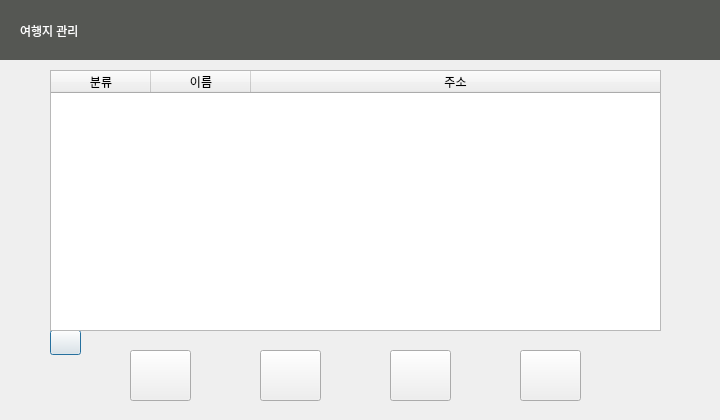
<?xml version="1.0" encoding="UTF-8"?>
<ui version="4.0">
 <class>tour</class>
 <widget class="QDialog" name="tour">
  <property name="geometry">
   <rect>
    <x>0</x>
    <y>0</y>
    <width>720</width>
    <height>420</height>
   </rect>
  </property>
  <property name="windowTitle">
   <string>Dialog</string>
  </property>
  <widget class="QPushButton" name="remove_btn">
   <property name="geometry">
    <rect>
     <x>260</x>
     <y>350</y>
     <width>61</width>
     <height>51</height>
    </rect>
   </property>
   <property name="acceptDrops">
    <bool>false</bool>
   </property>
   <property name="styleSheet">
    <string notr="true"/>
   </property>
   <property name="text">
    <string/>
   </property>
   <property name="icon">
    <iconset resource="img.qrc">
     <normaloff>:/new/prefix1/img/delete.png</normaloff>:/new/prefix1/img/delete.png</iconset>
   </property>
   <property name="iconSize">
    <size>
     <width>50</width>
     <height>50</height>
    </size>
   </property>
   <property name="shortcut">
    <string notr="true"/>
   </property>
   <property name="autoRepeat">
    <bool>false</bool>
   </property>
   <property name="autoExclusive">
    <bool>true</bool>
   </property>
   <property name="autoDefault">
    <bool>false</bool>
   </property>
  </widget>
  <widget class="QPushButton" name="refresh_btn">
   <property name="geometry">
    <rect>
     <x>50</x>
     <y>330</y>
     <width>31</width>
     <height>25</height>
    </rect>
   </property>
   <property name="text">
    <string/>
   </property>
   <property name="icon">
    <iconset resource="img.qrc">
     <normaloff>:/new/prefix1/img/refresh.png</normaloff>:/new/prefix1/img/refresh.png</iconset>
   </property>
  </widget>
  <widget class="QPushButton" name="add_btn">
   <property name="geometry">
    <rect>
     <x>130</x>
     <y>350</y>
     <width>61</width>
     <height>51</height>
    </rect>
   </property>
   <property name="acceptDrops">
    <bool>false</bool>
   </property>
   <property name="styleSheet">
    <string notr="true"/>
   </property>
   <property name="text">
    <string/>
   </property>
   <property name="icon">
    <iconset resource="img.qrc">
     <normaloff>:/new/prefix1/img/plus.png</normaloff>:/new/prefix1/img/plus.png</iconset>
   </property>
   <property name="iconSize">
    <size>
     <width>50</width>
     <height>50</height>
    </size>
   </property>
   <property name="shortcut">
    <string notr="true"/>
   </property>
   <property name="autoRepeat">
    <bool>false</bool>
   </property>
   <property name="autoExclusive">
    <bool>true</bool>
   </property>
   <property name="autoDefault">
    <bool>false</bool>
   </property>
  </widget>
  <widget class="QTableWidget" name="table">
   <property name="geometry">
    <rect>
     <x>50</x>
     <y>70</y>
     <width>611</width>
     <height>261</height>
    </rect>
   </property>
   <property name="maximumSize">
    <size>
     <width>611</width>
     <height>261</height>
    </size>
   </property>
   <property name="rowCount">
    <number>0</number>
   </property>
   <attribute name="horizontalHeaderCascadingSectionResizes">
    <bool>false</bool>
   </attribute>
   <attribute name="horizontalHeaderShowSortIndicator" stdset="0">
    <bool>true</bool>
   </attribute>
   <attribute name="horizontalHeaderStretchLastSection">
    <bool>true</bool>
   </attribute>
   <attribute name="verticalHeaderVisible">
    <bool>false</bool>
   </attribute>
   <attribute name="verticalHeaderCascadingSectionResizes">
    <bool>false</bool>
   </attribute>
   <attribute name="verticalHeaderShowSortIndicator" stdset="0">
    <bool>false</bool>
   </attribute>
   <attribute name="verticalHeaderStretchLastSection">
    <bool>false</bool>
   </attribute>
   <column>
    <property name="text">
     <string>분류</string>
    </property>
   </column>
   <column>
    <property name="text">
     <string>이름</string>
    </property>
   </column>
   <column>
    <property name="text">
     <string>주소</string>
    </property>
   </column>
  </widget>
  <widget class="QPushButton" name="edit_btn">
   <property name="geometry">
    <rect>
     <x>390</x>
     <y>350</y>
     <width>61</width>
     <height>51</height>
    </rect>
   </property>
   <property name="acceptDrops">
    <bool>false</bool>
   </property>
   <property name="styleSheet">
    <string notr="true"/>
   </property>
   <property name="text">
    <string/>
   </property>
   <property name="icon">
    <iconset resource="img.qrc">
     <normaloff>:/new/prefix1/img/edit.png</normaloff>:/new/prefix1/img/edit.png</iconset>
   </property>
   <property name="iconSize">
    <size>
     <width>50</width>
     <height>50</height>
    </size>
   </property>
   <property name="shortcut">
    <string notr="true"/>
   </property>
   <property name="autoRepeat">
    <bool>false</bool>
   </property>
   <property name="autoExclusive">
    <bool>true</bool>
   </property>
   <property name="autoDefault">
    <bool>false</bool>
   </property>
  </widget>
  <widget class="QLabel" name="label_2">
   <property name="geometry">
    <rect>
     <x>20</x>
     <y>15</y>
     <width>91</width>
     <height>31</height>
    </rect>
   </property>
   <property name="styleSheet">
    <string notr="true">background-color: rgb(85, 87, 83);
font: 12pt &quot;Ubuntu&quot;;
color: rgb(255, 255, 255);</string>
   </property>
   <property name="text">
    <string>여행지 관리</string>
   </property>
  </widget>
  <widget class="QLabel" name="label">
   <property name="geometry">
    <rect>
     <x>0</x>
     <y>0</y>
     <width>721</width>
     <height>60</height>
    </rect>
   </property>
   <property name="styleSheet">
    <string notr="true">
background-color: rgb(85, 87, 83);</string>
   </property>
   <property name="text">
    <string/>
   </property>
  </widget>
  <widget class="QPushButton" name="exit_btn">
   <property name="geometry">
    <rect>
     <x>520</x>
     <y>350</y>
     <width>61</width>
     <height>51</height>
    </rect>
   </property>
   <property name="acceptDrops">
    <bool>false</bool>
   </property>
   <property name="styleSheet">
    <string notr="true"/>
   </property>
   <property name="text">
    <string/>
   </property>
   <property name="icon">
    <iconset resource="img.qrc">
     <normaloff>:/new/prefix1/img/undo.png</normaloff>:/new/prefix1/img/undo.png</iconset>
   </property>
   <property name="iconSize">
    <size>
     <width>50</width>
     <height>50</height>
    </size>
   </property>
   <property name="shortcut">
    <string notr="true"/>
   </property>
   <property name="autoRepeat">
    <bool>false</bool>
   </property>
   <property name="autoExclusive">
    <bool>true</bool>
   </property>
   <property name="autoDefault">
    <bool>false</bool>
   </property>
  </widget>
  <zorder>remove_btn</zorder>
  <zorder>refresh_btn</zorder>
  <zorder>add_btn</zorder>
  <zorder>table</zorder>
  <zorder>edit_btn</zorder>
  <zorder>label</zorder>
  <zorder>label_2</zorder>
  <zorder>exit_btn</zorder>
 </widget>
 <resources>
  <include location="img.qrc"/>
 </resources>
 <connections/>
</ui>
